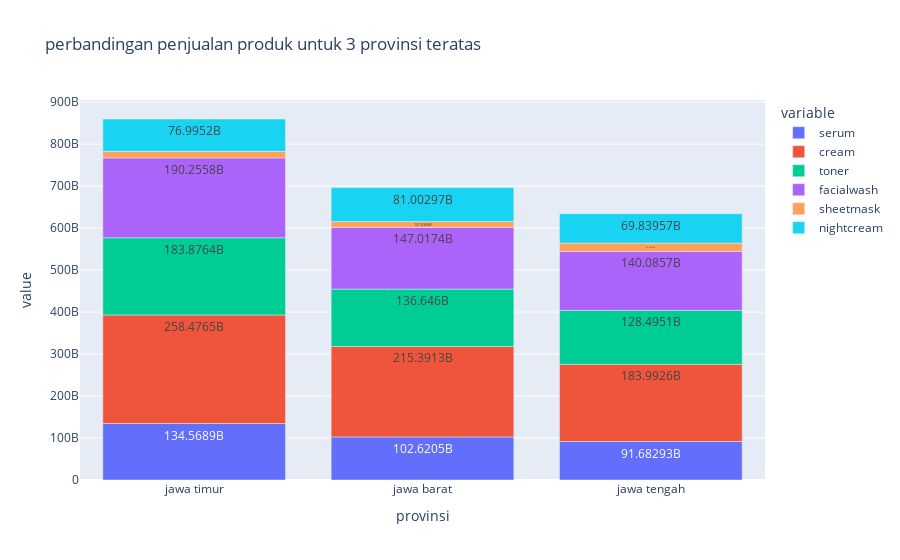

The code cell stored with this chart in its notebook:
### Code cell
# Grafik perbandingan penjualan produk untuk 3 provinsi teratas

fig = px.bar(df_penjualan_product_jawa.sort_values(by='subtotal',ascending=False), x="provinsi", y=['serum','cream','toner','facialwash','sheetmask','nightcream'],
             title="perbandingan penjualan produk untuk 3 provinsi teratas",text_auto=True,)
fig.show()

### Figure 1 — Plotly figure (JSON) as saved in the notebook; plotly's stock layout.template omitted (floating-point values rounded to 4 significant figures)
{"data": [{"alignmentgroup": "True", "hovertemplate": "variable=serum<br>provinsi=%{x}<br>value=%{y}<extra></extra>", "legendgroup": "serum", "marker": {"color": "#636efa", "pattern": {"shape": ""}}, "name": "serum", "offsetgroup": "serum", "orientation": "v", "showlegend": true, "textposition": "auto", "texttemplate": "%{y}", "type": "bar", "x": ["jawa timur", "jawa barat", "jawa tengah"], "xaxis": "x", "y": [134568928800, 102620455200, 91682928000], "yaxis": "y"}, {"alignmentgroup": "True", "hovertemplate": "variable=cream<br>provinsi=%{x}<br>value=%{y}<extra></extra>", "legendgroup": "cream", "marker": {"color": "#EF553B", "pattern": {"shape": ""}}, "name": "cream", "offsetgroup": "cream", "orientation": "v", "showlegend": true, "textposition": "auto", "texttemplate": "%{y}", "type": "bar", "x": ["jawa timur", "jawa barat", "jawa tengah"], "xaxis": "x", "y": [258476486400, 215391312000, 183992601600], "yaxis": "y"}, {"alignmentgroup": "True", "hovertemplate": "variable=toner<br>provinsi=%{x}<br>value=%{y}<extra></extra>", "legendgroup": "toner", "marker": {"color": "#00cc96", "pattern": {"shape": ""}}, "name": "toner", "offsetgroup": "toner", "orientation": "v", "showlegend": true, "textposition": "auto", "texttemplate": "%{y}", "type": "bar", "x": ["jawa timur", "jawa barat", "jawa tengah"], "xaxis": "x", "y": [183876436800, 136646028000, 128495095200], "yaxis": "y"}, {"alignmentgroup": "True", "hovertemplate": "variable=facialwash<br>provinsi=%{x}<br>value=%{y}<extra></extra>", "legendgroup": "facialwash", "marker": {"color": "#ab63fa", "pattern": {"shape": ""}}, "name": "facialwash", "offsetgroup": "facialwash", "orientation": "v", "showlegend": true, "textposition": "auto", "texttemplate": "%{y}", "type": "bar", "x": ["jawa timur", "jawa barat", "jawa tengah"], "xaxis": "x", "y": [190255785600, 147017424600, 140085698400], "yaxis": "y"}, {"alignmentgroup": "True", "hovertemplate": "variable=sheetmask<br>provinsi=%{x}<br>value=%{y}<extra></extra>", "legendgroup": "sheetmask", "marker": {"color": "#FFA15A", "pattern": {"shape": ""}}, "name": "sheetmask", "offsetgroup": "sheetmask", "orientation": "v", "showlegend": true, "textposition": "auto", "texttemplate": "%{y}", "type": "bar", "x": ["jawa timur", "jawa barat", "jawa tengah"], "xaxis": "x", "y": [15656887680, 13743064800, 20025331200], "yaxis": "y"}, {"alignmentgroup": "True", "hovertemplate": "variable=nightcream<br>provinsi=%{x}<br>value=%{y}<extra></extra>", "legendgroup": "nightcream", "marker": {"color": "#19d3f3", "pattern": {"shape": ""}}, "name": "nightcream", "offsetgroup": "nightcream", "orientation": "v", "showlegend": true, "textposition": "auto", "texttemplate": "%{y}", "type": "bar", "x": ["jawa timur", "jawa barat", "jawa tengah"], "xaxis": "x", "y": [76995198720, 81002972160, 69839573760], "yaxis": "y"}], "layout": {"barmode": "relative", "legend": {"title": {"text": "variable"}, "tracegroupgap": 0}, "title": {"text": "perbandingan penjualan produk untuk 3 provinsi teratas"}, "xaxis": {"anchor": "y", "domain": [0, 1], "title": {"text": "provinsi"}}, "yaxis": {"anchor": "x", "domain": [0, 1], "title": {"text": "value"}}}}
